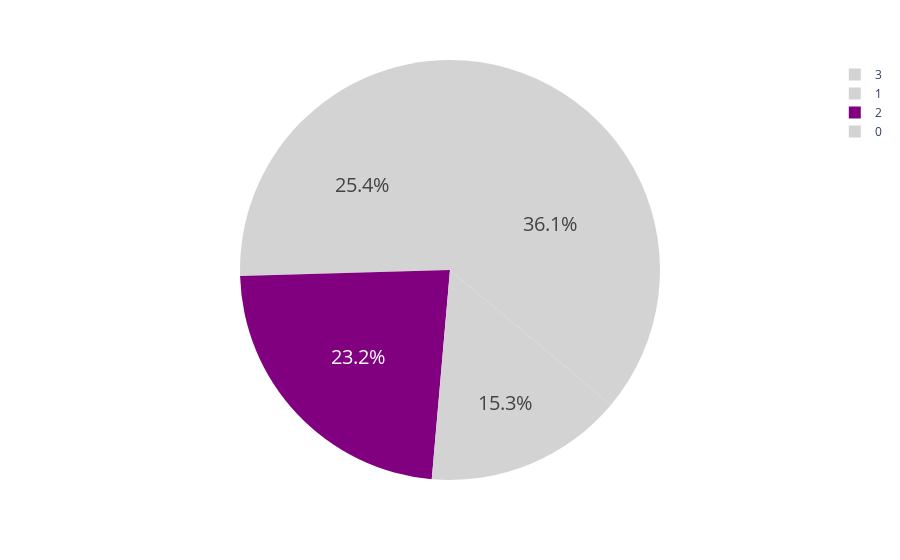

Notebook code cell kept with this figure:
### Code cell
#2: purple,3: r,0: b, 1:g
# This dataframe has 244 lines, but 4 distinct values for `day`
fig = px.pie(df, names='merged_labels', color_discrete_sequence=["lightgrey","lightgrey","purple","lightgrey"])
fig.update_traces(textfont_size=20)
fig.show()

### Figure 1 — Plotly figure (JSON) as saved in the notebook; plotly's stock layout.template omitted (floating-point values rounded to 4 significant figures; data arrays with more than 128 entries replaced by an {"elided": "..."} marker saying what was removed)
{"data": [{"domain": {"x": [0, 1], "y": [0, 1]}, "hovertemplate": "merged_labels=%{label}<extra></extra>", "labels": {"elided": "10001 int values"}, "legendgroup": "", "name": "", "showlegend": true, "textfont": {"size": 20}, "type": "pie"}], "layout": {"legend": {"tracegroupgap": 0}, "margin": {"t": 60}, "piecolorway": ["lightgrey", "lightgrey", "purple", "lightgrey"]}}
